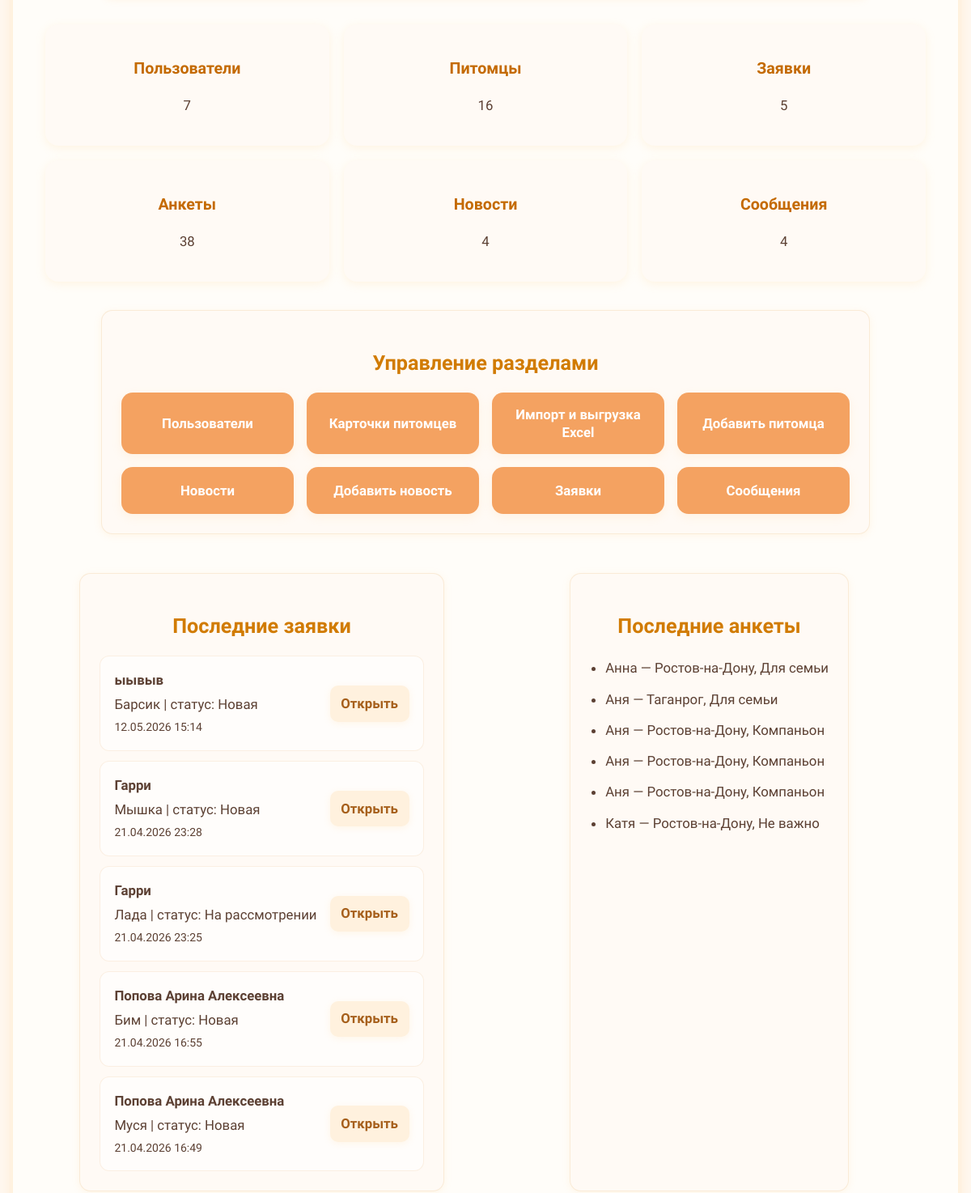
Before: /dashboard/ (signed in, middle part) with the older database file.
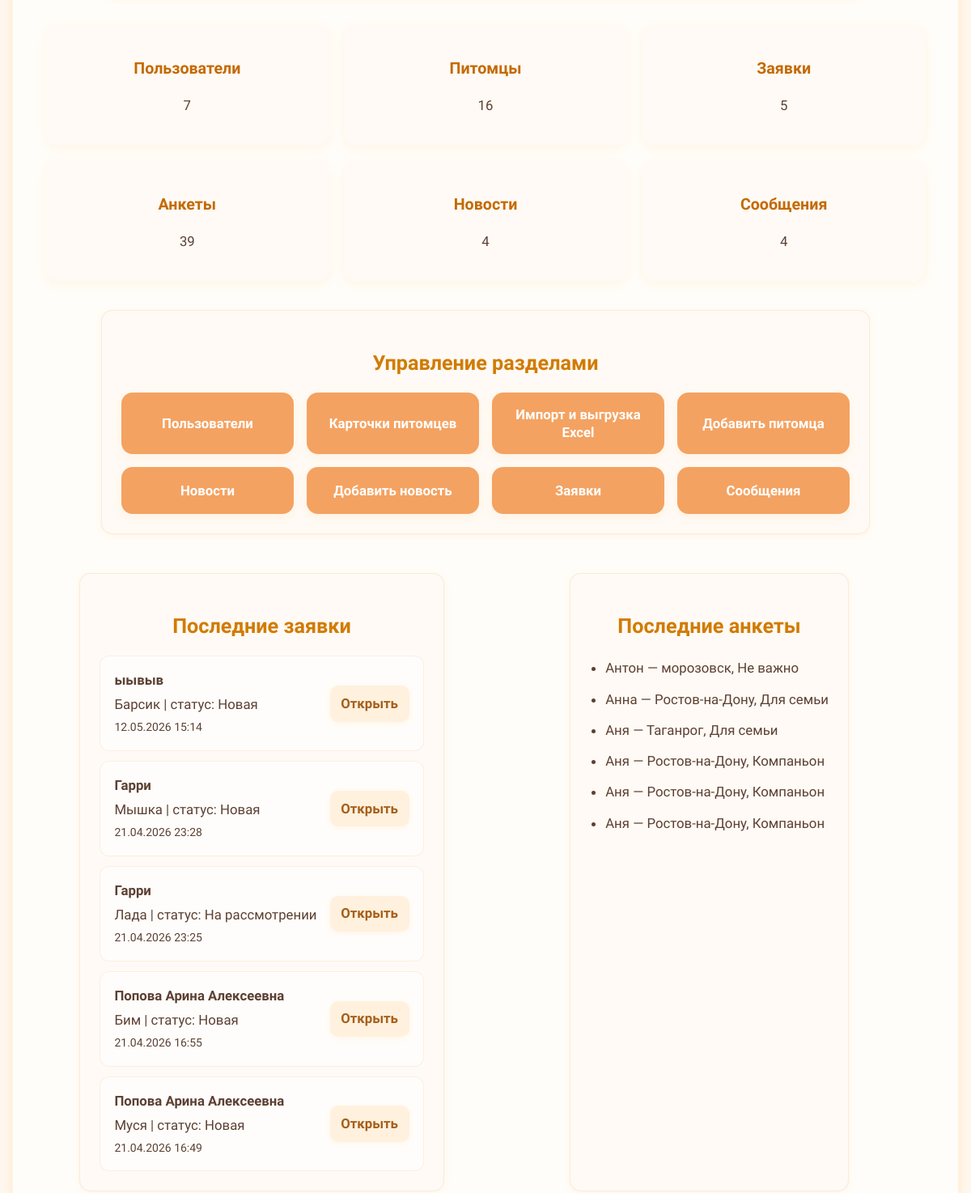
After: the same page with the newer database file.
### shelter/models.py (models this page shows, shortened)
class AdoptionApplication(models.Model):
    STATUS_CHOICES = [
        ('new', 'Новая'),
        ('review', 'На рассмотрении'),
        ('approved', 'Одобрена'),
        ('rejected', 'Отклонена'),
        ('meeting', 'Назначено знакомство'),
    ]
    pet = models.ForeignKey(
        Pet,
        on_delete=models.CASCADE,
        related_name='applications',
        verbose_name='Питомец',
    )
    user = models.ForeignKey(
        User,
        on_delete=models.SET_NULL,
        related_name='adoption_applications',
        verbose_name='Пользователь',
        null=True,
        blank=True,
    )
    full_name = models.CharField('ФИО', max_length=150)
    email = models.EmailField('Email')
    phone = models.CharField('Телефон', max_length=30)
    age = models.PositiveIntegerField('Возраст')
    city = models.CharField('Город', max_length=100)
    housing_type = models.CharField('Тип жилья', max_length=100)
    has_other_pets = models.BooleanField('Есть другие животные', default=False)
    has_children = models.BooleanField('Есть дети', default=False)
    experience = models.TextField('Опыт содержания животных', blank=True)
    why_adopt = models.TextField('Почему хотите взять животное')
    created_at = models.DateTimeField('Дата подачи', auto_now_add=True)
    status = models.CharField('Статус', max_length=20, choices=STATUS_CHOICES, default='new')
    admin_comment = models.TextField('Комментарий администратора', blank=True)
    class Meta:
        verbose_name = 'Заявка на усыновление'
        verbose_name_plural = 'Заявки на усыновление'
        ordering = ['-created_at']

class Pet(models.Model):
    TYPE_CHOICES = [
        ('cat', 'Кошка'),
        ('dog', 'Собака'),
    ]
    GENDER_CHOICES = [
        ('male', 'Мальчик'),
        ('female', 'Девочка'),
    ]
    ACTIVITY_CHOICES = [
        ('low', 'Низкая'),
        ('medium', 'Средняя'),
        ('high', 'Высокая'),
    ]
    AGE_GROUP_CHOICES = [
        ('young', 'Молодой'),
        ('adult', 'Взрослый'),
    ]
    TEMPERAMENT_CHOICES = [
        ('calm', 'Спокойный'),
        ('active', 'Активный'),
        ('friendly', 'Дружелюбный'),
        ('careful', 'Осторожный'),
    ]
    HEALTH_STATUS_CHOICES = [
        ('healthy', 'Здоров'),
        ('care_needed', 'Нужен особый уход'),
    ]
    name = models.CharField('Имя', max_length=100)
    type = models.CharField('Вид', max_length=10, choices=TYPE_CHOICES)
    gender = models.CharField('Пол', max_length=6, choices=GENDER_CHOICES)
    age_months = models.PositiveIntegerField('Возраст в месяцах', default=0)
    description = models.TextField('История', blank=True)
    image = models.ImageField('Фото', upload_to='pet_photos/', blank=True, null=True)
    sterilized = models.BooleanField('Стерилизован', default=False)
    vaccinated = models.BooleanField('Привит', default=False)
    adopted = models.BooleanField('Пристроен', default=False)
    can_live_with_children = models.BooleanField('Можно в семью с детьми', default=True)
    can_live_with_other_pets = models.BooleanField('Можно с другими животными', default=True)
    activity_level = models.CharField('Уровень активности', max_length=20, choices=ACTIVITY_CHOICES, default='medium')
    suitable_for_apartment = models.BooleanField('Подходит для квартиры', default=True)
    requires_experience = models.BooleanField('Требуется опытный хозяин', default=False)
    age_group = models.CharField(
        'Возрастная группа',
        max_length=10,
        choices=AGE_GROUP_CHOICES,
        default='adult',
    )
    temperament = models.CharField(
        'Характер',
        max_length=20,
        choices=TEMPERAMENT_CHOICES,
        default='friendly',
    )
    health_status = models.CharField(
        'Состояние здоровья',
        max_length=20,
        choices=HEALTH_STATUS_CHOICES,
        default='healthy',
    )
    can_stay_alone = models.BooleanField('Может оставаться один', default=True)
    class Meta:
        verbose_name = 'Питомец'
        verbose_name_plural = 'Питомцы'
        ordering = ['name']

class OwnerQuestionnaire(models.Model):
    HOUSING_CHOICES = [
        ('apartment', 'Квартира'),
        ('house', 'Частный дом'),
        ('rented', 'Съёмное жильё'),
    ]
    ACTIVITY_CHOICES = [
        ('low', 'Низкая'),
        ('medium', 'Средняя'),
        ('high', 'Высокая'),
    ]
    PET_PREFERENCE_CHOICES = [
        ('cat', 'Кошка'),
        ('dog', 'Собака'),
        ('any', 'Не важно'),
    ]
    TIME_AT_HOME_CHOICES = [
        ('rarely', 'Редко бываю дома'),
        ('often', 'Часто бываю дома'),
        ('always', 'Почти всегда дома'),
    ]
    PET_AGE_PREFERENCE_CHOICES = [
        ('young', 'Молодой'),
        ('adult', 'Взрослый'),
        ('any', 'Не важно'),
    ]
    PET_GENDER_PREFERENCE_CHOICES = [
        ('male', 'Мальчик'),
        ('female', 'Девочка'),
        ('any', 'Не важно'),
    ]
    ADOPTION_GOAL_CHOICES = [
        ('companion', 'Компаньон'),
        ('family', 'Для семьи'),
        ('active_walks', 'Для активных прогулок'),
        ('any', 'Не важно'),
    ]
    user = models.ForeignKey(
        User,
        on_delete=models.SET_NULL,
        related_name='owner_questionnaires',
        verbose_name='Пользователь',
        null=True,
        blank=True,
    )
    full_name = models.CharField('ФИО', max_length=150)
    age = models.PositiveIntegerField('Возраст')
    city = models.CharField('Город', max_length=100)
    housing_type = models.CharField('Тип жилья', max_length=20, choices=HOUSING_CHOICES)
    has_children = models.BooleanField('Есть дети', default=False)
    has_other_pets = models.BooleanField('Есть другие животные', default=False)
    experience_years = models.PositiveIntegerField('Опыт содержания животных (лет)', default=0)
    activity_level = models.CharField('Уровень активности', max_length=20, choices=ACTIVITY_CHOICES)
    time_at_home = models.CharField('Сколько времени проводите дома', max_length=20, choices=TIME_AT_HOME_CHOICES)
    pet_preference = models.CharField(
        'Предпочтение по типу животного',
        max_length=10,
        choices=PET_PREFERENCE_CHOICES,
        default='any',
    )
    pet_age_preference = models.CharField(
        'Предпочтительный возраст питомца',
        max_length=10,
        choices=PET_AGE_PREFERENCE_CHOICES,
        default='any',
    )
    pet_gender_preference = models.CharField(
        'Предпочтительный пол питомца',
        max_length=10,
        choices=PET_GENDER_PREFERENCE_CHOICES,
        default='any',
    )
    adoption_goal = models.CharField(
        'Цель усыновления',
        max_length=20,
        choices=ADOPTION_GOAL_CHOICES,
        default='any',
    )
    ready_for_medical_care = models.BooleanField(
        'Готов(а) ухаживать за питомцем с особенностями здоровья',
        default=False,
    )
    additional_info = models.TextField('Дополнительная информация', blank=True)
    created_at = models.DateTimeField('Дата заполнения', auto_now_add=True)
    class Meta:
        verbose_name = 'Анкета будущего хозяина'
        verbose_name_plural = 'Анкеты будущих хозяев'
        ordering = ['-created_at']

### shelter/views.py (the view, shortened to what this page needs)
# urls.py: path('dashboard/', views.dashboard, name='dashboard'),
@login_required
def dashboard(request):
    sync_user_related_records(request.user)
    role = get_effective_role(request.user)
    account_form = AccountSettingsForm(instance=request.user)
    owner_applications = request.user.adoption_applications.select_related('pet').order_by('-created_at')
    owner_questionnaires = request.user.owner_questionnaires.order_by('-created_at')
    context = {
        'role': role,
        'account_form': account_form,
        'owner_applications': owner_applications[:10],
        'owner_questionnaires': owner_questionnaires[:10],
        'owner_applications_count': owner_applications.count(),
        'owner_questionnaires_count': owner_questionnaires.count(),
    }
    if role == 'admin':
        context.update(
            {
                'users_count': User.objects.count(),
                'pets_count': Pet.objects.count(),
                'feedback_count': Feedback.objects.count(),
                'all_applications_count': AdoptionApplication.objects.count(),
                'all_questionnaires_count': OwnerQuestionnaire.objects.count(),
                'news_count': News.objects.count(),
                'adopted_count': Pet.objects.filter(adopted=True).count(),
                'recent_applications': AdoptionApplication.objects.select_related('pet', 'user').order_by('-created_at')[:6],
                'recent_questionnaires': OwnerQuestionnaire.objects.select_related('user').order_by('-created_at')[:6],
                'recent_feedback': Feedback.objects.order_by('-submitted_at')[:6],
                'recent_pets': Pet.objects.order_by('-id')[:6],
                'recent_news': News.objects.order_by('-date')[:4],
            }
        )
    return render(request, 'shelter/dashboard.html', context)

### shelter/views.py (called while the page is built)
def ensure_user_profile(user):
    if not user.is_authenticated:
        return None
    profile, _ = UserProfile.objects.get_or_create(user=user)
    return profile

def get_effective_role(user):
    if not user.is_authenticated:
        return None
    if user.is_superuser or user.is_staff:
        return 'admin'
    profile = ensure_user_profile(user)
    return profile.role if profile else 'user'

def sync_user_related_records(user):
    if not user.is_authenticated:
        return
    ensure_user_profile(user)
    if user.email:
        AdoptionApplication.objects.filter(user__isnull=True, email=user.email).update(user=user)
    full_name = user.get_full_name().strip()
    if full_name:
        OwnerQuestionnaire.objects.filter(user__isnull=True, full_name=full_name).update(user=user)

### shelter/templates/shelter/dashboard.html (shortened to what this page needs)
{% extends 'shelter/base.html' %}
{% block content %}
<section class="page-section dashboard-page">
    {% if role == 'admin' %}
        <div class="results-summary">
            <div class="summary-card"><h3>Пользователи</h3><p>{{ users_count }}</p></div>
            <div class="summary-card"><h3>Питомцы</h3><p>{{ pets_count }}</p></div>
            <div class="summary-card"><h3>Заявки</h3><p>{{ all_applications_count }}</p></div>
            <div class="summary-card"><h3>Анкеты</h3><p>{{ all_questionnaires_count }}</p></div>
            <div class="summary-card"><h3>Новости</h3><p>{{ news_count }}</p></div>
            <div class="summary-card"><h3>Сообщения</h3><p>{{ feedback_count }}</p></div>
        </div>
        <section class="help-block admin-section">
            <h2>Управление разделами</h2>
            <div class="admin-links-grid">
                <a href="{% url 'admin_user_list' %}" class="btn">Пользователи</a>
                <a href="{% url 'admin_pet_list' %}" class="btn">Карточки питомцев</a>
                <a href="{% url 'admin_pet_excel' %}" class="btn">Импорт и выгрузка Excel</a>
                <a href="{% url 'admin_pet_create' %}" class="btn">Добавить питомца</a>
                <a href="{% url 'admin_news_list' %}" class="btn">Новости</a>
                <a href="{% url 'admin_news_create' %}" class="btn">Добавить новость</a>
                <a href="{% url 'admin_application_list' %}" class="btn">Заявки</a>
                <a href="{% url 'admin_feedback_list' %}" class="btn">Сообщения</a>
            </div>
        </section>
        <div class="admin-workspace-grid">
            <section class="help-block admin-section">
                <h2>Последние заявки</h2>
                {% if recent_applications %}
                    <div class="admin-dashboard-list">
                        {% for application in recent_applications %}
                            <div class="admin-dashboard-item">
                                <div>
                                    <strong>{{ application.full_name }}</strong>
                                    <p>{{ application.pet.name }} | статус: {{ application.get_status_display }}</p>
                                    <small>{{ application.created_at|date:"d.m.Y H:i" }}</small>
                                </div>
                                <a href="{% url 'admin_application_edit' application.pk %}" class="header-link">Открыть</a>
                            </div>
                        {% endfor %}
                    </div>
                {% else %}
                    <p>Пока заявок нет.</p>
                {% endif %}
            </section>
            <section class="help-block admin-section">
                <h2>Последние анкеты</h2>
                {% if recent_questionnaires %}
                    <ul class="help-list admin-tight-list">
                        {% for questionnaire in recent_questionnaires %}
                            <li>{{ questionnaire.full_name }} — {{ questionnaire.city }}, {{ questionnaire.get_adoption_goal_display }}</li>
                        {% endfor %}
                    </ul>
                {% else %}
                    <p>Анкет пока нет.</p>
                {% endif %}
            </section>
        </div>
    {% endif %}
</section>
{% endblock %}

Changed rows visible on the page:
no longer on this page (row unchanged): OwnerQuestionnaire: full_name "Катя", city "Ростов-на-Дону", adoption_goal "Не важно"
added OwnerQuestionnaire: full_name "Антон", city "морозовск", adoption_goal "Не важно"
Other visible differences:
{{ all_questionnaires_count }}: "38" → "39"
